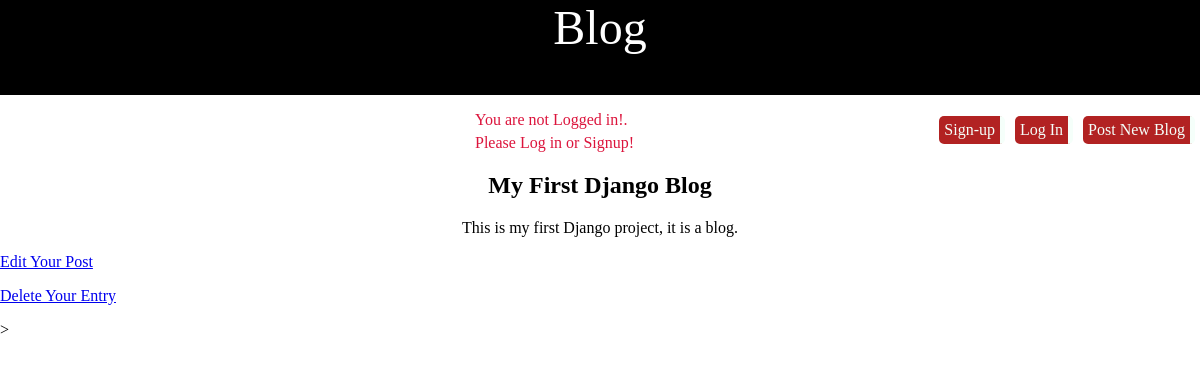
The app's page /post/1/ with its own data.
### blog/models.py (models this page shows, shortened)
class Post(models.Model):
    SUBJECT_CHOICES = (
        ('tech', 'Technology'),
        ('finance', 'Financial'),
        ('cons', 'Consumer'),
        ('cyber', 'Cybersecurity'),
    )
    genre = MultiSelectField(choices=SUBJECT_CHOICES, default='DEFAULT VALUE')
    title = models.CharField(max_length=50)
    first_name = models.CharField(max_length=30, default='')
    last_name = models.CharField(max_length=30, default='')
    body = models.TextField()
    post_date = models.DateField(auto_now_add=True)  # self

### blog/views.py (the view)
# urls.py: path('post/<int:pk>/', BlogDetailView.as_view(), name='post_detail'),
class BlogDetailView(DetailView):
    model = Post
    template_name = 'post_detail.html'

### templates/post_detail.html
{% extends 'base.html' %}
{% block content %}
  <div class="post-entry">
   <h2>{{ post.title }}</h2>
  <font size="3"> <p>{{ post.body }}</p></font>
</div>
   <div class="edit">
    <a href="{% url 'post_edit' post.pk %}">Edit Your Post</a>
    <p><a href="{% url 'post_delete' post.pk %}">Delete Your Entry</a></p>
   </div>>
{% endblock content %}

### static/css/base.css (style rules this page uses)
.post-entry { text-align: center }

### records on screen
Post: title "My First Django Blog", body "This is my first Django project, it is a blog."
